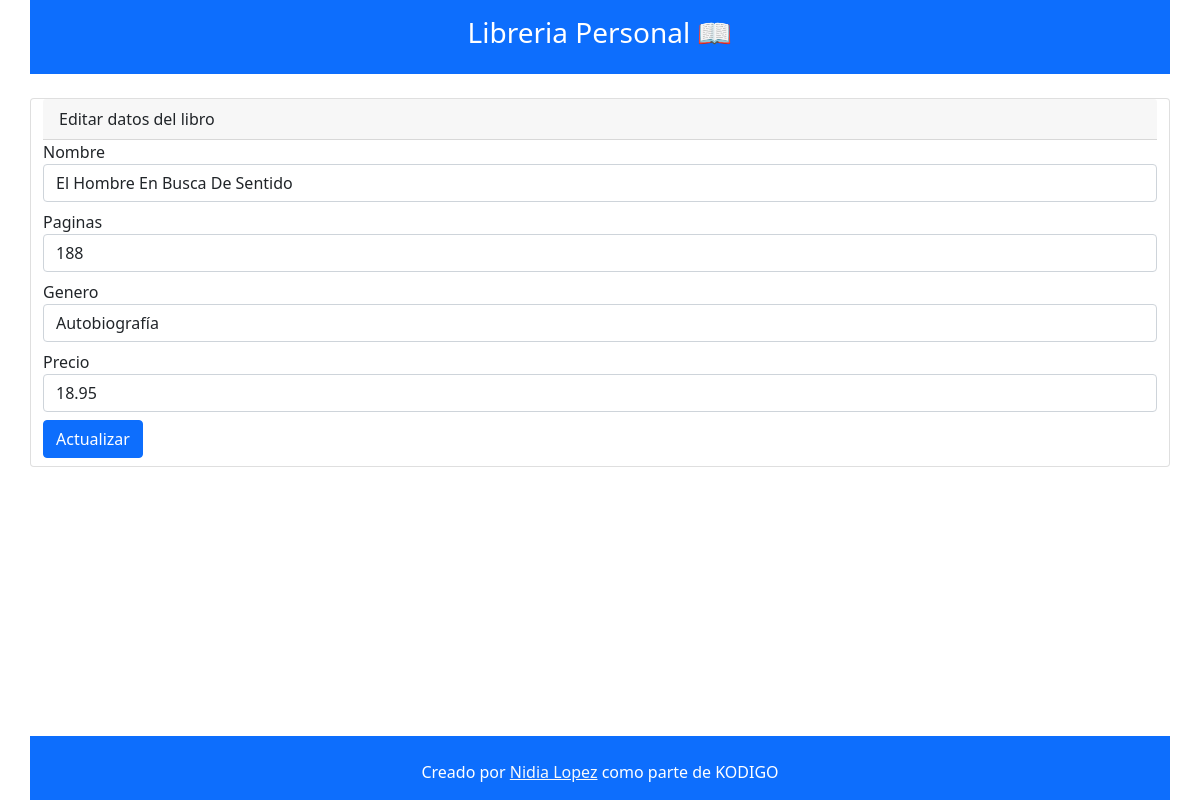
/controllers/editar.php?id=2, run on the app's committed database.
### tables this page shows
CREATE TABLE `libros` (
  `id` int(11) NOT NULL,
  `nombre` varchar(50) DEFAULT NULL,
  `paginas` int(11) DEFAULT NULL,
  `genero` varchar(100) DEFAULT NULL,
  `precio` decimal(10,2) DEFAULT NULL
);

### controllers/editar.php (the view, shortened to what this page needs)
<?php include '../templates/header.php' ?>
<?php
include '../models/conexion.php';
$codigo = $_GET['id'];
$consulta= $bd->prepare("SELECT * FROM libros WHERE id = ?");
$consulta->execute([$codigo]);
$libro = $consulta->fetch(PDO::FETCH_OBJ);
?>
<div class="container">
    <div class="row justify-content-center">
        <div class="card mb-4">
            <div class="card-header"> Editar datos del libro</div>
            <form action="update.php" method="POST">
                <div class="form-group">
                <div class="mb-2 ml-2 mr-2">
                    <label>Nombre</label>
                    <input class="form-control" type="text" placeholder="Nombre del libro" name="inputNombre" value="<?php echo $libro->nombre ?>" required>
                </div>
                <div class="mb-2 ml-2 mr-2">
                    <label>Paginas</label>
                    <input class="form-control" type="number" placeholder="Ingrese la cantidad de paginas" name="inputPaginas" value="<?php echo $libro->paginas ?>" required>
                </div>
                <div class="mb-2 ml-2 mr-2">
                    <label>Genero</label>
                    <input class="form-control" type="text" placeholder="Ingrese un genero" name="inputGenero" value="<?php echo $libro->genero ?>" required>
                </div>
                <div class="mb-2 ml-2 mr-2">
                    <label>Precio</label>
                    <input class="form-control" placeholder="Ingrese el precio" name="inputPrecio" value="<?php echo $libro->precio ?>" required>
                </div>
                <input type="submit" class="btn btn-primary mb-2 ml-2" value="Actualizar">
            </form>
        </div>
    </div>
        <br>
        <br>
        <br>
</div>
<?php include '../templates/footer.php' ?>

### data on the page
libros: inputNombre "El Hombre En Busca De Sentido", inputPaginas "188", inputGenero "Autobiografía", inputPrecio "18.95"
